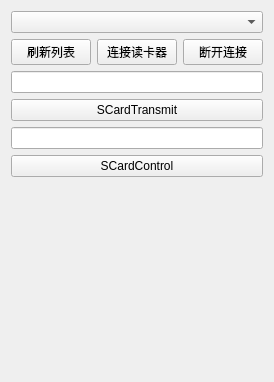
<?xml version="1.0" encoding="UTF-8"?>
<ui version="4.0">
 <class>Widget</class>
 <widget class="QWidget" name="Widget">
  <property name="geometry">
   <rect>
    <x>0</x>
    <y>0</y>
    <width>268</width>
    <height>382</height>
   </rect>
  </property>
  <property name="windowTitle">
   <string>Widget</string>
  </property>
  <layout class="QGridLayout" name="gridLayout">
   <item row="4" column="0" colspan="2">
    <widget class="QPushButton" name="pushButton_refresh">
     <property name="text">
      <string>刷新列表</string>
     </property>
    </widget>
   </item>
   <item row="4" column="2">
    <widget class="QPushButton" name="pushButton_connect">
     <property name="text">
      <string>连接读卡器</string>
     </property>
    </widget>
   </item>
   <item row="4" column="3">
    <widget class="QPushButton" name="pushButton_disconnect">
     <property name="text">
      <string>断开连接</string>
     </property>
    </widget>
   </item>
   <item row="1" column="0" colspan="4">
    <widget class="QComboBox" name="comboBox_readerList"/>
   </item>
   <item row="6" column="0" colspan="4">
    <widget class="QPushButton" name="pushButton_transmit">
     <property name="text">
      <string>SCardTransmit</string>
     </property>
    </widget>
   </item>
   <item row="9" column="0" colspan="4">
    <widget class="QLabel" name="label_recv">
     <property name="font">
      <font>
       <pointsize>12</pointsize>
      </font>
     </property>
     <property name="text">
      <string/>
     </property>
    </widget>
   </item>
   <item row="5" column="0" colspan="4">
    <widget class="QLineEdit" name="lineEdit_transmit"/>
   </item>
   <item row="7" column="0" colspan="4">
    <widget class="QLineEdit" name="lineEdit_control"/>
   </item>
   <item row="8" column="0" colspan="4">
    <widget class="QPushButton" name="pushButton_control">
     <property name="text">
      <string>SCardControl</string>
     </property>
    </widget>
   </item>
  </layout>
 </widget>
 <layoutdefault spacing="6" margin="11"/>
 <resources/>
 <connections/>
</ui>
